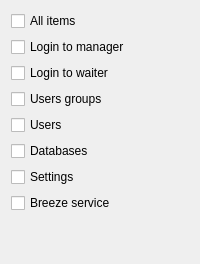
     <widget class="QWidget" name="tab">
      <attribute name="title">
       <string>Preferences</string>
      </attribute>
      <layout class="QVBoxLayout" name="verticalLayout_3">
       <item>
        <widget class="C5CheckBox" name="chPreferences">
         <property name="text">
          <string>All items</string>
         </property>
         <property name="Tag" stdset="0">
          <number>100</number>
         </property>
        </widget>
       </item>
       <item>
        <widget class="C5CheckBox" name="checkBox_35">
         <property name="text">
          <string>Login to manager</string>
         </property>
         <property name="Tag" stdset="0">
          <number>105</number>
         </property>
        </widget>
       </item>
       <item>
        <widget class="C5CheckBox" name="checkBox_36">
         <property name="text">
          <string>Login to waiter</string>
         </property>
         <property name="Tag" stdset="0">
          <number>106</number>
         </property>
        </widget>
       </item>
       <item>
        <widget class="C5CheckBox" name="checkBox">
         <property name="text">
          <string>Users groups</string>
         </property>
         <property name="Tag" stdset="0">
          <number>101</number>
         </property>
        </widget>
       </item>
       <item>
        <widget class="C5CheckBox" name="checkBox_2">
         <property name="text">
          <string>Users</string>
         </property>
         <property name="Tag" stdset="0">
          <number>102</number>
         </property>
        </widget>
       </item>
       <item>
        <widget class="C5CheckBox" name="checkBox_3">
         <property name="text">
          <string>Databases</string>
         </property>
         <property name="Tag" stdset="0">
          <number>103</number>
         </property>
        </widget>
       </item>
       <item>
        <widget class="C5CheckBox" name="checkBox_8">
         <property name="text">
          <string>Settings</string>
         </property>
         <property name="Tag" stdset="0">
          <number>104</number>
         </property>
        </widget>
       </item>
       <item>
        <widget class="C5CheckBox" name="checkBox_114">
         <property name="text">
          <string>Breeze service</string>
         </property>
         <property name="Tag" stdset="0">
          <number>110</number>
         </property>
        </widget>
       </item>
       <item>
        <spacer name="verticalSpacer">
         <property name="orientation">
          <enum>Qt::Orientation::Vertical</enum>
         </property>
         <property name="sizeHint" stdset="0">
          <size>
           <width>20</width>
           <height>40</height>
          </size>
         </property>
        </spacer>
       </item>
      </layout>
     </widget>
